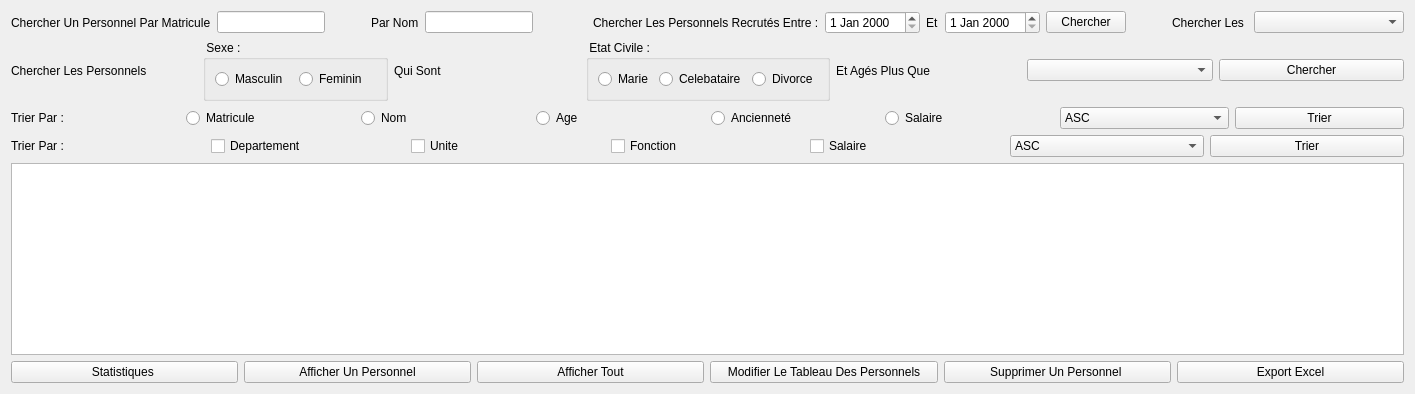
            <widget class="QWidget" name="afficherPers">
             <attribute name="title">
              <string>Afficher Les Personnels</string>
             </attribute>
             <layout class="QGridLayout" name="gridLayout_5">
              <item row="0" column="0">
               <layout class="QVBoxLayout" name="verticalLayout_5">
                <item>
                 <layout class="QHBoxLayout" name="horizontalLayout_19">
                  <item>
                   <layout class="QHBoxLayout" name="horizontalLayout_12">
                    <item>
                     <widget class="QLabel" name="label_24">
                      <property name="text">
                       <string>Chercher Un Personnel Par Matricule</string>
                      </property>
                     </widget>
                    </item>
                    <item>
                     <widget class="QLineEdit" name="matCh"/>
                    </item>
                   </layout>
                  </item>
                  <item>
                   <spacer name="horizontalSpacer_3">
                    <property name="orientation">
                     <enum>Qt::Horizontal</enum>
                    </property>
                    <property name="sizeHint" stdset="0">
                     <size>
                      <width>40</width>
                      <height>20</height>
                     </size>
                    </property>
                   </spacer>
                  </item>
                  <item>
                   <widget class="QLabel" name="label_11">
                    <property name="text">
                     <string>Par Nom</string>
                    </property>
                   </widget>
                  </item>
                  <item>
                   <widget class="QLineEdit" name="nomCh"/>
                  </item>
                  <item>
                   <spacer name="horizontalSpacer">
                    <property name="orientation">
                     <enum>Qt::Horizontal</enum>
                    </property>
                    <property name="sizeHint" stdset="0">
                     <size>
                      <width>54</width>
                      <height>20</height>
                     </size>
                    </property>
                   </spacer>
                  </item>
                  <item>
                   <layout class="QHBoxLayout" name="horizontalLayout_13">
                    <item>
                     <widget class="QLabel" name="label_27">
                      <property name="text">
                       <string>Chercher Les Personnels Recrutés Entre :</string>
                      </property>
                     </widget>
                    </item>
                    <item>
                     <widget class="QDateEdit" name="dateCh1"/>
                    </item>
                    <item>
                     <widget class="QLabel" name="label_28">
                      <property name="text">
                       <string>Et</string>
                      </property>
                     </widget>
                    </item>
                    <item>
                     <widget class="QDateEdit" name="dateCh2"/>
                    </item>
                    <item>
                     <widget class="QPushButton" name="chercherDate">
                      <property name="text">
                       <string>Chercher</string>
                      </property>
                     </widget>
                    </item>
                   </layout>
                  </item>
                  <item>
                   <spacer name="horizontalSpacer_2">
                    <property name="orientation">
                     <enum>Qt::Horizontal</enum>
                    </property>
                    <property name="sizeHint" stdset="0">
                     <size>
                      <width>40</width>
                      <height>20</height>
                     </size>
                    </property>
                   </spacer>
                  </item>
                  <item>
                   <layout class="QHBoxLayout" name="horizontalLayout_15">
                    <item>
                     <widget class="QLabel" name="label_29">
                      <property name="text">
                       <string>Chercher Les </string>
                      </property>
                     </widget>
                    </item>
                    <item>
                     <widget class="QComboBox" name="fonctionCh">
                      <item>
                       <property name="text">
                        <string/>
                       </property>
                      </item>
                      <item>
                       <property name="text">
                        <string>Chef De Departement</string>
                       </property>
                      </item>
                      <item>
                       <property name="text">
                        <string>Chef D Unite</string>
                       </property>
                      </item>
                      <item>
                       <property name="text">
                        <string>Ingenieur</string>
                       </property>
                      </item>
                      <item>
                       <property name="text">
                        <string>Technicien</string>
                       </property>
                      </item>
                      <item>
                       <property name="text">
                        <string>Ouvrier</string>
                       </property>
                      </item>
                      <item>
                       <property name="text">
                        <string>Chercheur</string>
                       </property>
                      </item>
                      <item>
                       <property name="text">
                        <string>Commercial</string>
                       </property>
                      </item>
                      <item>
                       <property name="text">
                        <string/>
                       </property>
                      </item>
                      <item>
                       <property name="text">
                        <string/>
                       </property>
                      </item>
                     </widget>
                    </item>
                   </layout>
                  </item>
                 </layout>
                </item>
                <item>
                 <layout class="QHBoxLayout" name="horizontalLayout_18">
                  <item>
                   <widget class="QLabel" name="label_30">
                    <property name="text">
                     <string>Chercher Les Personnels </string>
                    </property>
                   </widget>
                  </item>
                  <item>
                   <widget class="QGroupBox" name="groupBox_8">
                    <property name="minimumSize">
                     <size>
                      <width>0</width>
                      <height>60</height>
                     </size>
                    </property>
                    <property name="maximumSize">
                     <size>
                      <width>200</width>
                      <height>16777215</height>
                     </size>
                    </property>
                    <property name="title">
                     <string> Sexe :</string>
                    </property>
                    <layout class="QHBoxLayout" name="horizontalLayout_16">
                     <item>
                      <widget class="QRadioButton" name="masculinCh">
                       <property name="text">
                        <string>Masculin</string>
                       </property>
                      </widget>
                     </item>
                     <item>
                      <widget class="QRadioButton" name="femininCh">
                       <property name="text">
                        <string>Feminin</string>
                       </property>
                      </widget>
                     </item>
                    </layout>
                   </widget>
                  </item>
                  <item>
                   <widget class="QLabel" name="label_31">
                    <property name="text">
                     <string>Qui Sont</string>
                    </property>
                   </widget>
                  </item>
                  <item>
                   <widget class="QGroupBox" name="groupBox_13">
                    <property name="title">
                     <string> Etat Civile :</string>
                    </property>
                    <layout class="QHBoxLayout" name="horizontalLayout_17">
                     <item>
                      <widget class="QRadioButton" name="marieCh">
                       <property name="text">
                        <string>Marie</string>
                       </property>
                      </widget>
                     </item>
                     <item>
                      <widget class="QRadioButton" name="celebCh">
                       <property name="text">
                        <string>Celebataire</string>
                       </property>
                      </widget>
                     </item>
                     <item>
                      <widget class="QRadioButton" name="divorceCh">
                       <property name="text">
                        <string>Divorce</string>
                       </property>
                      </widget>
                     </item>
                    </layout>
                   </widget>
                  </item>
                  <item>
                   <widget class="QLabel" name="label_32">
                    <property name="text">
                     <string>Et Agés Plus Que</string>
                    </property>
                   </widget>
                  </item>
                  <item>
                   <widget class="QComboBox" name="ageCh">
                    <item>
                     <property name="text">
                      <string/>
                     </property>
                    </item>
                    <item>
                     <property name="text">
                      <string>18</string>
                     </property>
                    </item>
                    <item>
                     <property name="text">
                      <string>19</string>
                     </property>
                    </item>
                    <item>
                     <property name="text">
                      <string>20</string>
                     </property>
                    </item>
                    <item>
                     <property name="text">
                      <string>21</string>
                     </property>
                    </item>
                    <item>
                     <property name="text">
                      <string>22</string>
                     </property>
                    </item>
                    <item>
                     <property name="text">
                      <string>23</string>
                     </property>
                    </item>
                    <item>
                     <property name="text">
                      <string>24</string>
                     </property>
                    </item>
                    <item>
                     <property name="text">
                      <string>25</string>
                     </property>
                    </item>
                    <item>
                     <property name="text">
                      <string>30</string>
                     </property>
                    </item>
                    <item>
                     <property name="text">
                      <string>35</string>
                     </property>
                    </item>
                    <item>
                     <property name="text">
                      <string>40</string>
                     </property>
                    </item>
                    <item>
                     <property name="text">
                      <string>45</string>
                     </property>
                    </item>
                    <item>
                     <property name="text">
                      <string>50</string>
                     </property>
                    </item>
                    <item>
                     <property name="text">
                      <string>55</string>
                     </property>
                    </item>
                    <item>
                     <property name="text">
                      <string>60</string>
                     </property>
                    </item>
                    <item>
                     <property name="text">
                      <string>65</string>
                     </property>
                    </item>
                   </widget>
                  </item>
                  <item>
                   <widget class="QPushButton" name="chercherTripleC">
                    <property name="text">
                     <string>Chercher</string>
                    </property>
                   </widget>
                  </item>
                 </layout>
                </item>
               </layout>
              </item>
              <item row="1" column="0">
               <layout class="QHBoxLayout" name="horizontalLayout_22">
                <item>
                 <widget class="QLabel" name="label_23">
                  <property name="text">
                   <string>Trier Par :</string>
                  </property>
                 </widget>
                </item>
                <item>
                 <widget class="QRadioButton" name="matTP">
                  <property name="text">
                   <string>Matricule</string>
                  </property>
                 </widget>
                </item>
                <item>
                 <widget class="QRadioButton" name="nomT">
                  <property name="text">
                   <string>Nom</string>
                  </property>
                 </widget>
                </item>
                <item>
                 <widget class="QRadioButton" name="ageT">
                  <property name="text">
                   <string>Age</string>
                  </property>
                 </widget>
                </item>
                <item>
                 <widget class="QRadioButton" name="ancienneteT">
                  <property name="text">
                   <string>Ancienneté</string>
                  </property>
                 </widget>
                </item>
                <item>
                 <widget class="QRadioButton" name="salaireT">
                  <property name="text">
                   <string>Salaire</string>
                  </property>
                 </widget>
                </item>
                <item>
                 <widget class="QComboBox" name="AD_3">
                  <item>
                   <property name="text">
                    <string>ASC</string>
                   </property>
                  </item>
                  <item>
                   <property name="text">
                    <string>DESC</string>
                   </property>
                  </item>
                 </widget>
                </item>
                <item>
                 <widget class="QPushButton" name="trierS">
                  <property name="text">
                   <string>Trier</string>
                  </property>
                 </widget>
                </item>
               </layout>
              </item>
              <item row="2" column="0">
               <layout class="QHBoxLayout" name="horizontalLayout_23">
                <item>
                 <widget class="QLabel" name="label_25">
                  <property name="text">
                   <string>Trier Par :</string>
                  </property>
                 </widget>
                </item>
                <item>
                 <widget class="QCheckBox" name="departementT">
                  <property name="text">
                   <string>Departement</string>
                  </property>
                 </widget>
                </item>
                <item>
                 <widget class="QCheckBox" name="UniteT">
                  <property name="text">
                   <string>Unite</string>
                  </property>
                 </widget>
                </item>
                <item>
                 <widget class="QCheckBox" name="FonctionT">
                  <property name="text">
                   <string>Fonction</string>
                  </property>
                  <property name="tristate">
                   <bool>false</bool>
                  </property>
                 </widget>
                </item>
                <item>
                 <widget class="QCheckBox" name="salaireTM">
                  <property name="text">
                   <string>Salaire</string>
                  </property>
                 </widget>
                </item>
                <item>
                 <widget class="QComboBox" name="AD_2">
                  <item>
                   <property name="text">
                    <string>ASC</string>
                   </property>
                  </item>
                  <item>
                   <property name="text">
                    <string>DESC</string>
                   </property>
                  </item>
                 </widget>
                </item>
                <item>
                 <widget class="QPushButton" name="trierM">
                  <property name="text">
                   <string>Trier</string>
                  </property>
                 </widget>
                </item>
               </layout>
              </item>
              <item row="3" column="0">
               <widget class="QTableView" name="tablePers"/>
              </item>
              <item row="4" column="0">
               <layout class="QHBoxLayout" name="horizontalLayout_11">
                <item>
                 <widget class="QPushButton" name="statistiques">
                  <property name="text">
                   <string>Statistiques </string>
                  </property>
                 </widget>
                </item>
                <item>
                 <widget class="QPushButton" name="Afficher1Pers">
                  <property name="text">
                   <string>Afficher Un Personnel</string>
                  </property>
                 </widget>
                </item>
                <item>
                 <widget class="QPushButton" name="afficherTablePers">
                  <property name="text">
                   <string>Afficher Tout</string>
                  </property>
                 </widget>
                </item>
                <item>
                 <widget class="QPushButton" name="modifierPers">
                  <property name="styleSheet">
                   <string notr="true">&lt;button type=&quot;button&quot; class=&quot;btn btn-dark&quot;&gt;Dark&lt;/button&gt;</string>
                  </property>
                  <property name="text">
                   <string>Modifier Le Tableau Des Personnels</string>
                  </property>
                  <property name="checkable">
                   <bool>true</bool>
                  </property>
                  <property name="checked">
                   <bool>false</bool>
                  </property>
                 </widget>
                </item>
                <item>
                 <widget class="QPushButton" name="supprimerPers">
                  <property name="enabled">
                   <bool>true</bool>
                  </property>
                  <property name="text">
                   <string>Supprimer Un Personnel </string>
                  </property>
                 </widget>
                </item>
                <item>
                 <widget class="QPushButton" name="exportExcel">
                  <property name="text">
                   <string>Export Excel</string>
                  </property>
                 </widget>
                </item>
               </layout>
              </item>
             </layout>
            </widget>
